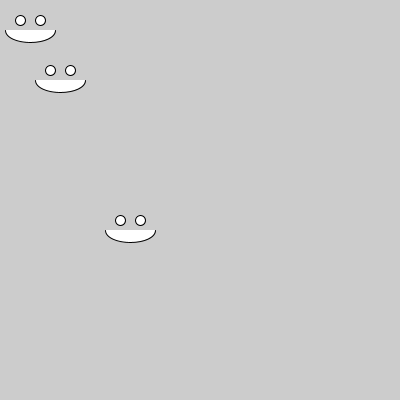
Frame 1 (no input)
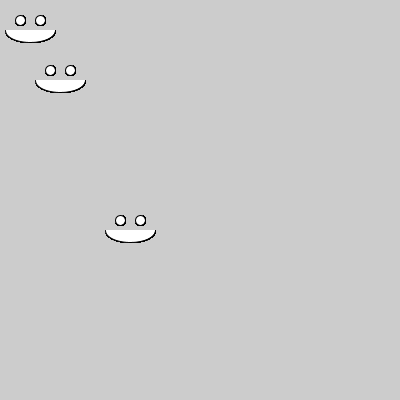
Frame 60 (the mouse pressed at the canvas centre just before this capture)
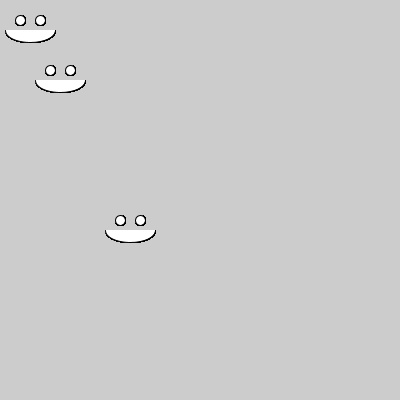
Frame 120 (the mouse held since frame 60 and released just before this capture)

The Processing sketch that drew these frames (run headless with seeded random() and noise(); from frame 60 on, the mouse is pressed at the canvas centre):

// Processing sketch: drawFacesFunctions
// ── drawFacesFunctions.pde
//using  function to draw the face makes it easy to draw
//many faces. Any changes to the basic face only need to
//be made in one place

void setup(){
 size(400, 400);  
}


void draw() {
  drawFace(0, 0);
  drawFace(30, 50);
  drawFace(100,200);
}

//function based on draw_face
void drawFace(int xPos, int yPos){
  //each shape is drawn in relation to the 
  //x and y parameters passed to the function
  ellipse(xPos+20, yPos+20, 10, 10);
  ellipse(xPos+40, yPos+20, 10, 10);
  arc(xPos+30, yPos+30, 50, 25, 0, PI); 
}
